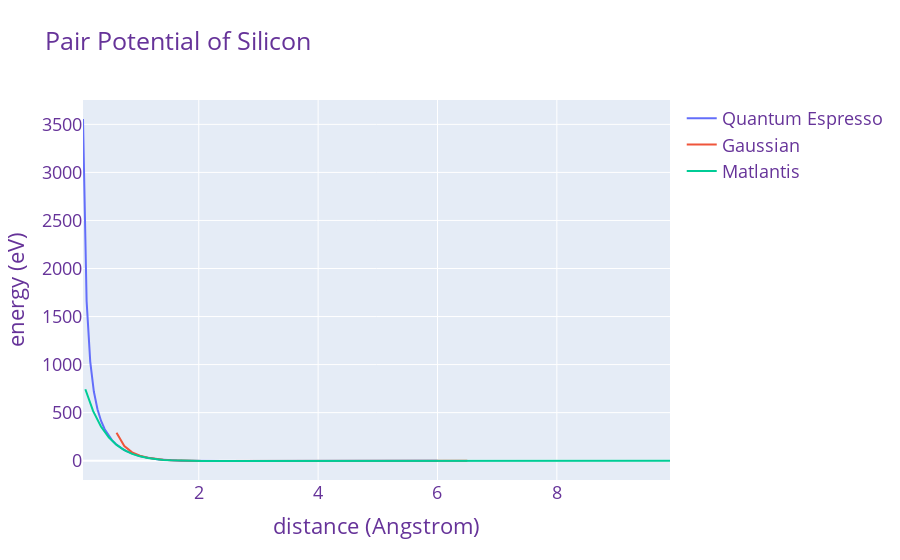

Here is the notebook cell this chart was saved with:
### Code cell
# plot with plotly
fig = go.Figure()
fig.add_trace(go.Scatter(x=espresso_df["distance"], y=espresso_df["energy"] - 2 * ZERO_POINT_ENERGY_SILICON_ESPRESSO, name="Quantum Espresso"))
fig.add_trace(go.Scatter(x=gaussian_df["distance"], y=gaussian_df["energy"] - 2 * ZERO_POINT_ENERGY_SILICON_GAUSSIAN, name="Gaussian"))
fig.add_trace(go.Scatter(x=matlantis_df["distance"], y=matlantis_df["energy"], name="Matlantis"))
fig.update_layout(
    title="Pair Potential of Silicon",
    xaxis_title="distance (Angstrom)",
    yaxis_title="energy (eV)",
    font=dict(
        size=18,
        color="RebeccaPurple"
    )
)
fig.show()
